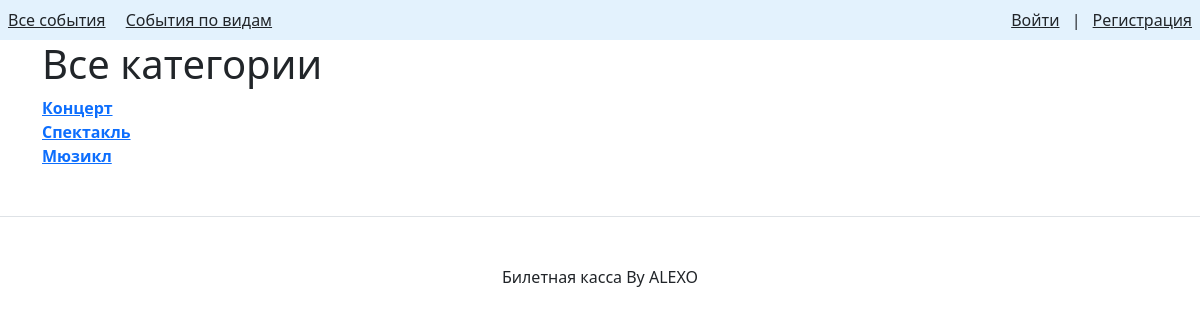
The app's page /kinds/ with its own data.
### events/models.py (models this page shows, shortened)
class EventKind(models.Model):
    name = models.CharField(verbose_name='Название вида события',
                            max_length=100)
    description = models.TextField(verbose_name='Описание', max_length=1000)
    class Meta:
        verbose_name = 'Вид события'
        verbose_name_plural= 'Виды событий'

### events/views.py (the view)
# urls.py: path('kinds/', views.kinds_view, name='kinds'),
def kinds_view(request):
    kinds = EventKind.objects.all()
    paginator = Paginator(kinds, PAGINATOR_PER_PAGE)
    page_number = request.GET.get('page')
    page = paginator.get_page(page_number)
    return render(request, 'event_kinds.html',
                  {'kinds': kinds, 'page': page, 'paginator': paginator})

### events/templates/event_kinds.html (shortened to what this page needs)
{% extends "base.html" %}
{% block header %}Все категории{% endblock %}
{% block content %}
    {% for kind in page %}
        <a href="{% url 'kind' kind.name %}">
          <strong class="d-block text-gray-dark">{{ kind.name }}</strong>
      </a>
    {% endfor %}
{% endblock %}

### records on screen
EventKind: name "Концерт"
EventKind: name "Спектакль"
EventKind: name "Мюзикл"
